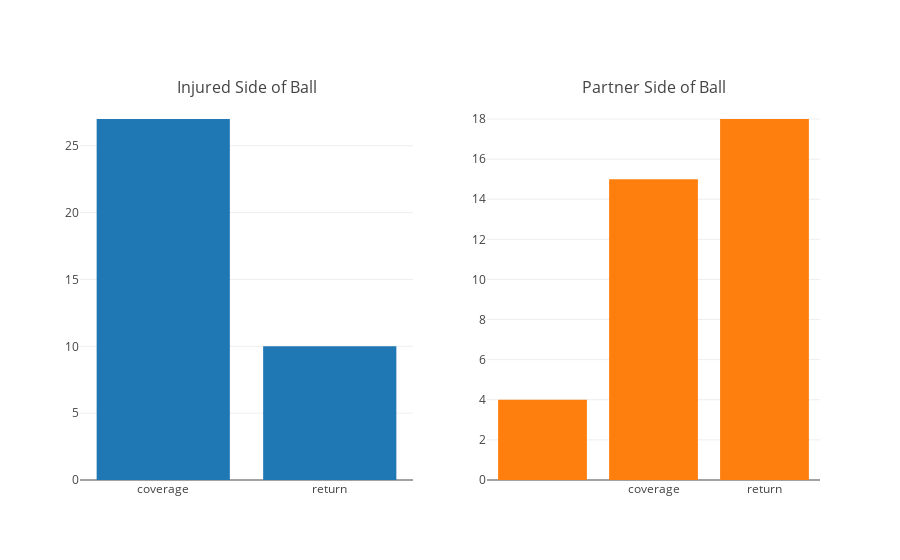

Notebook code for this chart:
### Code cell
#Create bar graphs to visualize the injuries on each side of the ball for primary and partner
trace1 = go.Bar(
        x=inj_partner_df.groupby(['inj_side_of_ball'], as_index=False)['PlayID'].count()['inj_side_of_ball'],
        y=inj_partner_df.groupby(['inj_side_of_ball'], as_index=False)['PlayID'].count()['PlayID']
    )

trace2 = go.Bar(
        x=inj_partner_df.groupby(['partner_side_of_ball'], as_index=False)['PlayID'].count()['partner_side_of_ball'],
        y=inj_partner_df.groupby(['partner_side_of_ball'], as_index=False)['PlayID'].count()['PlayID']
    )

fig = tools.make_subplots(rows=1, cols=2, subplot_titles=('Injured Side of Ball', 'Partner Side of Ball'))

fig.append_trace(trace1, 1, 1)
fig.append_trace(trace2, 1, 2)

fig['layout'].update(showlegend=False)

iplot(fig, filename='side-of-ball')

### Figure 1 — Plotly figure (JSON) as saved in the notebook; plotly's stock layout.template omitted (floating-point values rounded to 4 significant figures)
{"data": [{"type": "bar", "uid": "562ff6a0-7ed5-431b-9b7b-2bfa8ac6b517", "x": ["coverage", "return"], "xaxis": "x", "y": [27, 10], "yaxis": "y"}, {"type": "bar", "uid": "fc7d19c3-06bd-4c21-b657-5cab51f11780", "x": ["", "coverage", "return"], "xaxis": "x2", "y": [4, 15, 18], "yaxis": "y2"}], "layout": {"annotations": [{"font": {"size": 16}, "showarrow": false, "text": "Injured Side of Ball", "x": 0.225, "xanchor": "center", "xref": "paper", "y": 1, "yanchor": "bottom", "yref": "paper"}, {"font": {"size": 16}, "showarrow": false, "text": "Partner Side of Ball", "x": 0.775, "xanchor": "center", "xref": "paper", "y": 1, "yanchor": "bottom", "yref": "paper"}], "showlegend": false, "xaxis": {"anchor": "y", "domain": [0, 0.45]}, "xaxis2": {"anchor": "y2", "domain": [0.55, 1]}, "yaxis": {"anchor": "x", "domain": [0, 1]}, "yaxis2": {"anchor": "x2", "domain": [0, 1]}}}
